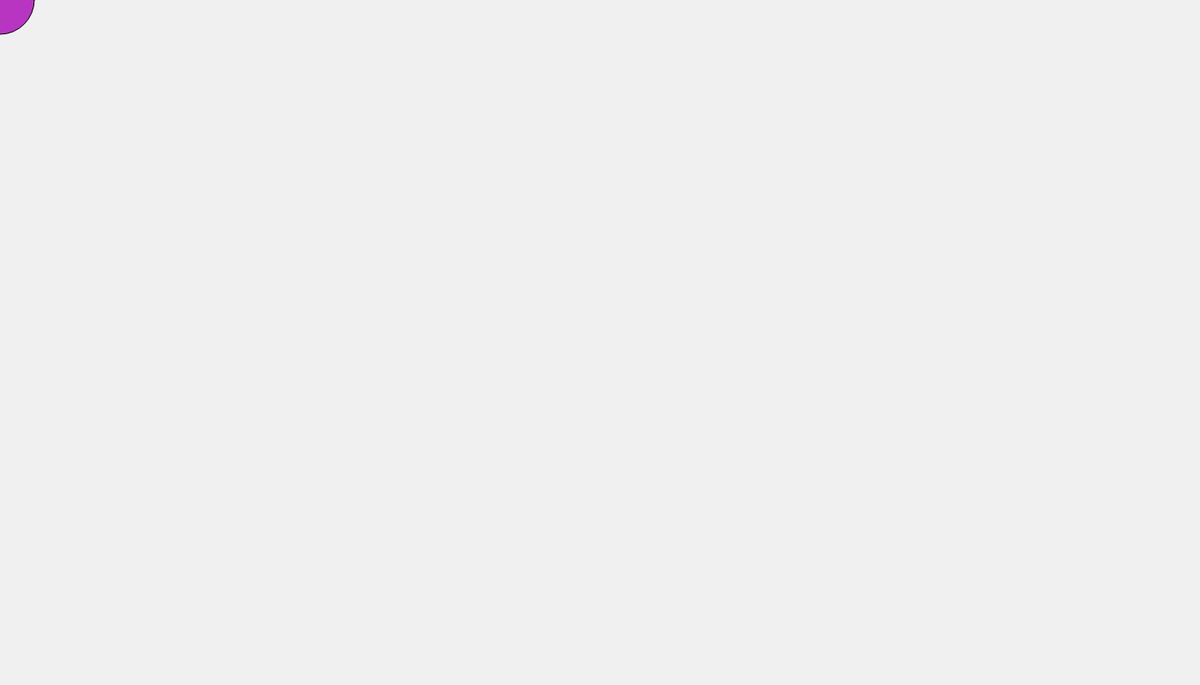
Frame 1 (no input)
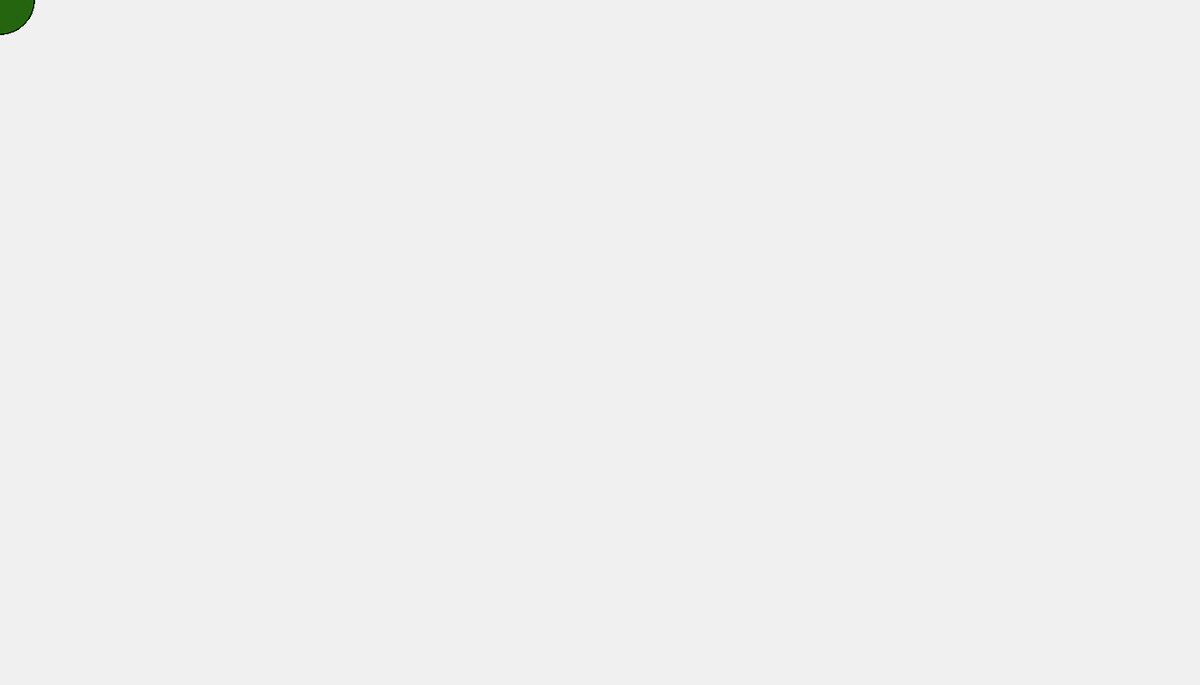
Frame 60 (no input)
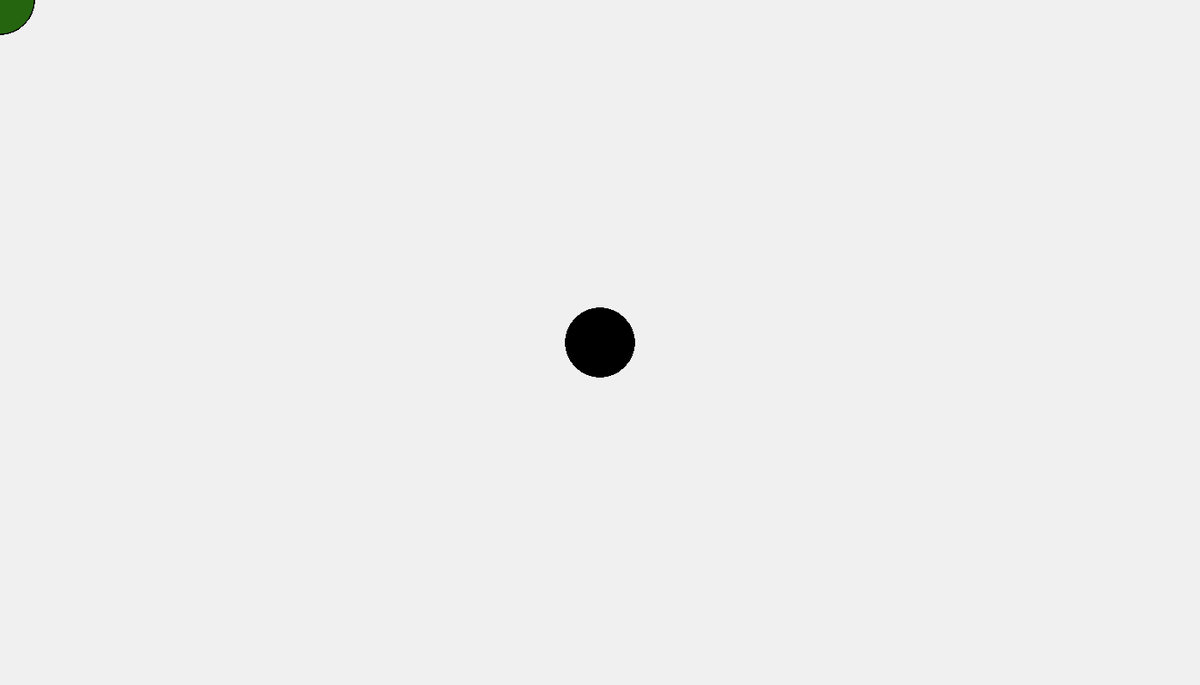
Frame 120 (the mouse pressed at the canvas centre since frame 60)

The p5.js sketch that drew these frames (run headless with seeded random() and noise() and a simulated clock; from frame 60 on, the mouse is pressed at the canvas centre):

// p5.js sketch
// ── sketch.js
function setup() {
  createCanvas(1400, 800);
  background(240, 240, 240);
  }
  function draw() {
  if (mouseIsPressed) {
  fill(0);
  } else {
    fill(random(256),random(256),random(256));
  }
  ellipse(mouseX, mouseY, 80, 80);
  }
